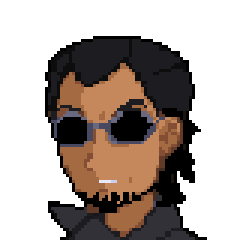
#> input picture tools/npc/sword_cult/src_baradus/portraits__baradus_anger.png, 80 x 80 px, given in place of trainers__front_pics__baradus.png, which was not available (shown 3 times larger)
$ python board_baradus_v2.py
#> lines starting #> are read from the running program, lines starting #| are printed output that depends on the picture; after the words box and inside, x2 and y2 are one past the last pixel; in counts of white or black regions, pixels touching at a corner belong together
### tools/npc/sword_cult/baradus.py
"""Baradus in Sword Cult colours: icy sky-blue glasses (user 2026-11-25).

DECIDED (user 2026-11-25): option A, the glass ice blue, frames as they are; NO trim on his clothes ("only the
glasses area ... should have the blue"). The trim rules below are kept but no longer applied.

One set of rules for every asset, so they agree:
  * glasses: option A tints the lenses ice (frames as they are); option B makes the frames ice (lenses dark)
  * collar and cuffs: coat pixels touching neck or hand skin become ice piping
  * the battle front also gets an ice hem line where the coat ends
Each palette frees three slots for the ice by merging near-duplicate blacks (differences of a few levels).

Mock only: writes out/baradus_*_{A,B}.png and /tmp/cult/baradus_mock.png. Nothing in codebase/ is touched.
"""
import os

import numpy as np
from PIL import Image, ImageDraw

from sword_cult import ICE, HERE, OUT

CB = os.path.abspath(os.path.join(HERE, '..', '..', '..', 'codebase'))
ASSETS = {
    'front': 'graphics/trainers/front_pics/baradus.png',
    'ow': 'graphics/object_events/pics/people/baradus.png',
    'positive': 'graphics/portraits/baradus_positive.png',
    'anger': 'graphics/portraits/baradus_anger.png',
    'negative': 'graphics/portraits/baradus_negative.png',
}
ICE3 = ICE[:3]          # light, mid, shade


ORIG = os.path.join(HERE, 'src_baradus')      # the originals (git HEAD before the install, 2026-11-25)


def load(rel):
    """Always the original art, never the installed result (so a re-run cannot apply twice)."""
    im = Image.open(os.path.join(ORIG, rel.replace('graphics/', '').replace('/', '__')))
    assert im.mode == 'P'
    pal = im.getpalette()[:48]
    pal += [0] * (48 - len(pal))
    return np.array(im), [tuple(pal[k:k + 3]) for k in range(0, 48, 3)]


def free_slots(idx, pal, n, keep):
    """Merge the closest pairs of colours (by count-weighted distance) until n indices are unused."""
    idx = idx.copy()
    pal = list(pal)
    counts = lambda: {k: int((idx == k).sum()) for k in range(16)}
    merges = []
    while True:
        c = counts()
        free = [k for k in range(1, 16) if c[k] == 0]
        if len(free) >= n:
            return idx, pal, free[:n], merges
        best = None
        for a in range(1, 16):
            if c[a] == 0 or a in keep:
                continue
            for b in range(1, 16):
                if b == a or c[b] == 0:
                    continue
                d = sum((x - y) ** 2 for x, y in zip(pal[a], pal[b])) ** 0.5
                cost = d * c[a] ** 0.5
                if best is None or cost < best[0]:
                    best = (cost, a, b, d)
        _, a, b, d = best
        idx[idx == a] = b
        merges.append((a, pal[a], b, pal[b], round(d, 1)))


# [7 lines left out: function neighbours, not called in this run]


def lens_shade(pts):
    """Glass, per lens: a thin diagonal highlight (light), the upper half mid, the lower half shade."""
    xs = [p[0] for p in pts]
    ys = [p[1] for p in pts]
    x0, y0, y1 = min(xs), min(ys), max(ys)
    h = y1 - y0 + 1
    out = {}
    for x, y in pts:
        d = (x - x0) + (y - y0)
        if len(pts) == 1:
            out[(x, y)] = 1
        elif h >= 4 and d in (2, 3) or h < 4 and d == 0:
            out[(x, y)] = 0
        elif (y - y0) < h / 2:
            out[(x, y)] = 1
        else:
            out[(x, y)] = 2
    return out


def split_lenses(pts):
    """Two lenses: split the lens pixels at the widest empty column gap."""
    xs = sorted(set(p[0] for p in pts))
    gaps = [(xs[k + 1] - xs[k], xs[k]) for k in range(len(xs) - 1)]
    if not gaps:
        return [pts]
    g, at = max(gaps)
    if g < 2:
        return [pts]
    return [[p for p in pts if p[0] <= at], [p for p in pts if p[0] > at]]


# ---- per-asset geometry (read from the index dumps, 2026-11-25) ----

def glasses_front(idx):
    """64x64 front, from the user's paint (2026-11-25, fitted at 1.83x): the glasses band is rows 8-9 (row 7 is
    his brows, row 10 skin); the glass is the left lens x 26-27 and the right lens x 30-32 (his head is turned,
    so the far lens is narrower); the bridge (28-29, 8) stays dark. Returns (glass, frame)."""
    glass = [(x, y) for y in (8, 9) for x in (26, 27, 30, 31, 32)]
    frame = [(25, 8), (28, 8), (29, 8), (33, 8)]
    return glass, frame


OW_FACING = {0: 'S', 3: 'S', 4: 'S', 2: 'W', 7: 'W', 8: 'W'}


def glasses_ow(idx):
    """Overworld, from the user's paint of the south frame (2026-11-25, matched pixel for pixel): two 3x2 lenses
    at x 4-6 and 8-10 on the glasses' two rows (the old 1-px glass, its frame pixels and the outer grey), the
    bridge x 7 left dark. The west frames show one lens, 2x2 at x 4-5. The glasses' top row is the row holding
    the black F (15). Returns (glass, frame)."""
    glass, frame = [], []
    for f, facing in OW_FACING.items():
        sub = idx[:, f * 16:(f + 1) * 16]
        top = [y for y in range(16, 25) if (sub[y, 2:14] == 15).any()][0]
        xs = (4, 5, 6, 8, 9, 10) if facing == 'S' else (4, 5)
        for y in (top, top + 1):
            for x in xs:
                glass.append((f * 16 + x, y))
    return glass, frame


PORTRAIT_FRAME = ((104, 104, 128), (72, 72, 97))


# [46 lines left out: functions glasses_portrait, trim_mask, shade_trim, not called in this run]


def apply(rel, option):
    idx, pal = load(rel)
    name = [k for k, v in ASSETS.items() if v == rel][0]
    black_like = lambda c: max(c) < 60 and max(c) - min(c) < 10
    coat = [k for k in range(1, 16) if black_like(pal[k]) and pal[k] != (0, 0, 0)]
    if name == 'front':
        lens, frame = glasses_front(idx)
        skin, top = [1, 14], 12
    elif name == 'ow':
        lens, frame = glasses_ow(idx)
        skin, top = [1, 2], 22
    else:
        lens, frame = glasses_portrait(idx, pal)
        skin, top = [k for k in range(16) if pal[k][0] > 90 and pal[k][0] - pal[k][2] > 40], 64
    paint = {}
    if option == 'A':
        if name == 'ow':
            for f in range(9):
                fl = [p for p in lens if f * 16 <= p[0] < f * 16 + 16]
                for one in split_lenses(fl):
                    if one:
                        paint.update(lens_shade(one))
        else:
            for one in split_lenses(lens):
                paint.update(lens_shade(one))
    else:
        lit = {p: sum(pal[idx[p[1], p[0]]]) for p in frame}
        cut = (max(lit.values()) + min(lit.values())) / 2 if lit else 0
        for p in frame:                                      # keep the frame's own two-tone shading
            paint[p] = 1 if lit[p] > cut or len(set(lit.values())) == 1 else 2
    keep = set(int(idx[y, x]) for (x, y) in lens + frame)   # don't merge away what the glasses use
    idx2, pal2, slots, merges = free_slots(idx, pal, 3, keep=set())
    for k, c in zip(slots, ICE3):
        pal2[k] = c
    for (x, y), t in paint.items():
        idx2[y, x] = slots[t]
    return idx2, pal2, merges


# [5 lines left out: function to_image, not called in this run]


def rgba(idx, pal, bg=(110, 110, 125)):
    a = np.zeros(idx.shape + (4,), np.uint8)
    for k in range(16):
        m = idx == k
        a[m, :3] = pal[k] if k else bg
    a[..., 3] = 255
    return Image.fromarray(a)


# [36 lines that do not run on import are left out]

### tools/npc/sword_cult/board_baradus_v2.py
"""Baradus v2: glasses ice blue (option A), no trim; every asset, now vs new, full and close up."""
import os
from PIL import Image, ImageDraw
import baradus as B
from sword_cult import HERE

REPO = os.path.abspath(os.path.join(HERE, '..', '..', '..'))
BG = (110, 110, 125)
items = []
for name, s, crop, cs in (('front', 4, (22, 4, 38, 14), 16), ('ow', 4, (0, 16, 144, 24), 8),
                          ('positive', 3, (14, 34, 54, 50), 9), ('anger', 3, (14, 34, 54, 50), 9),
                          ('negative', 3, (14, 34, 54, 50), 9)):
    idx, pal = B.load(B.ASSETS[name])
#> in load, im is the input picture: PIL image 80x80 P; mean R, G, B, A 175, 27.4, 158.9, 117.6
#> in load, `pal = im.getpalette()[:48]`: pal = 48 values, max 255 at index 0, min 0 at index 1, mean 88.08
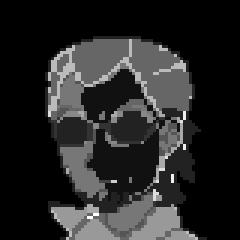
#> idx: shape (80, 80) (shown 3 times larger); min 0, max 15, mean 2.25; drawn with min black and max white
#> pal = [(255, 0, 255), (196, 136, 92), (0, 0, 0), (72, 72, 97), (232, 232, 248), (131, 78, 51), (29, 29, 33), (164, 106, 66), (104, 104, 128), (49, 49, 55), (98, 59, 40), (13, 13, 14), (204, 204, 235), (66, 45, 33), (29, 21, 16), (24, 24, 27)]
    i2, p2, _ = B.apply(B.ASSETS[name], 'A')
#> in apply, `coat = [k for k in range(1, 16) if black_like(pal[k]) and pal[k] != (0..`: coat = [6, 9, 11, 15]
#> in apply, `lens, frame = glasses_front(idx)`: lens = [(26, 8), (27, 8), (30, 8), (31, 8), (32, 8), (26, 9), (27, 9), (30, 9), (31, 9), (32, 9)]; frame = [(25, 8), (28, 8), (29, 8), (33, 8)]
#> in split_lenses, `xs = sorted(set(p[0] for p in pts))`: xs = [26, 27, 30, 31, 32]
#> in split_lenses, `gaps = [(xs[k + 1] - xs[k], xs[k]) for k in range(len(xs) - 1)]`: gaps = [(1, 26), (3, 27), (1, 30), (1, 31)]
#> in split_lenses, `g, at = max(gaps)`: g = 3; at = 27
#> the loop in apply, `for one in split_lenses(lens):` made 2 passes
#> (one, xs in lens_shade, ys in lens_shade, x0 in lens_shade, y0 in lens_shade, y1 in lens_shade, h in lens_shade) on passes 1 to 2: ([(26, 8), (27, 8), (26, 9), (27, 9)], [26, 27, 26, 27], [8, 8, 9, 9], 26, 8, 9, 2), ([(30, 8), (31, 8), (32, 8), (30, 9), (31, 9), (32, 9)], [30, 31, 32, 30, 31, 32], [8, 8, 8, 9, 9, 9], 30, 8, 9, 2)
#> after the loop in apply, `for one in split_lenses(lens):`: paint = 10 items
#> in apply, `keep = set(int(idx[y, x]) for (x, y) in lens + frame)   # don't merge ..`: keep = 1 item
#> after the loop in free_slots, `while True:`: idx: shape (80, 80); 0.22% of pixels changed, all inside (x1, y1, x2, y2) = (29, 37, 62, 73)
#> after the loop in free_slots, `while True:`: merges = [(15, (24, 24, 27), 6, (29, 29, 33), 9.3), (14, (29, 21, 16), 11, (13, 13, 14), 18), (12, (204, 204, 235), 4, (232, 232, 248), 41.7)]
#> in apply, `idx2, pal2, slots, merges = free_slots(idx, pal, 3, keep=set())`: pal2 has the same summary as pal outside apply; slots = [12, 14, 15]
#> the loop in apply, `for k, c in zip(slots, ICE3):` made 3 passes
#> (k, c) on passes 1 to 3: (12, (216, 244, 255)), (14, (160, 216, 248)), (15, (104, 168, 224))
#> after the loop in apply, `for k, c in zip(slots, ICE3):`: pal2 = [(255, 0, 255), (196, 136, 92), (0, 0, 0), (72, 72, 97), (232, 232, 248), (131, 78, 51), (29, 29, 33), (164, 106, 66), (104, 104, 128), (49, 49, 55), (98, 59, 40), (13, 13, 14), (216, 244, 255), (66, 45, 33), (160, 216, 248), (104, 168, 224)]
#> the loop in apply, `for (x, y), t in paint.items():` made 10 passes
#> (x, y, t) on passes 1 to 10: (26, 8, 0), (27, 8, 1), (26, 9, 2), (27, 9, 2), (30, 8, 0), (31, 8, 1), (32, 8, 1), (30, 9, 2), (31, 9, 2), (32, 9, 2)
#> after the loop in apply, `for (x, y), t in paint.items():`:
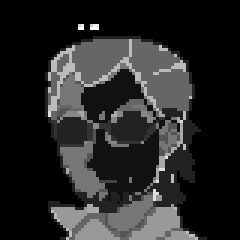
#> idx2: shape (80, 80) (shown 3 times larger); min 0, max 15, mean 2.26; drawn with min black and max white
#> p2 has the same summary as pal2 in apply
    row = []
    for lab, im in (('now', B.rgba(idx, pal, BG)), ('new', B.rgba(i2, p2, BG))):
        row.append((im.resize((im.width * s, im.height * s), Image.NEAREST), f'{name} {lab}'))
#> this loop made 2 passes
#> lab on passes 1 to 2: 'now', 'new'
#> after the loop, row = 2 items
    for lab, im in (('now', B.rgba(idx, pal, BG)), ('new', B.rgba(i2, p2, BG))):
        z = im.crop(crop)
        row.append((z.resize((z.width * cs, z.height * cs), Image.NEAREST), f'{name} {lab}, close'))
#> after the loop, row = 4 items
    items.append(row)
#> pass 2 of the loop `for name, s, crop, cs in (('front', 4, (22, 4, 38, 14), 16), ('ow', 4,..`:
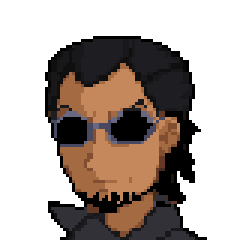
#> input picture tools/npc/sword_cult/src_baradus/portraits__baradus_negative.png, 80 x 80 px, given in place of object_events__pics__people__baradus.png, which was not available (shown 3 times larger)
#> in load, im is the input picture: PIL image 80x80 P; mean R, G, B, A 175.1, 27.3, 158.6, 117.6
#> in load (call 3), `pal = im.getpalette()[:48]`: pal = 48 values, max 255 at index 0, min 0 at index 1, mean 64.5
#> `idx, pal = B.load(B.ASSETS[name])`:
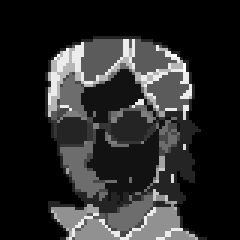
#> idx: shape (80, 80) (shown 3 times larger); min 0, max 14, mean 2.26; drawn with min black and max white
#> `idx, pal = B.load(B.ASSETS[name])`: pal = [(255, 0, 255), (196, 136, 92), (0, 0, 0), (72, 72, 97), (130, 78, 50), (30, 29, 33), (164, 106, 66), (104, 104, 128), (49, 49, 55), (100, 58, 38), (15, 15, 16), (66, 45, 33), (29, 21, 16), (24, 24, 27), (8, 8, 9), (86, 61, 47)]
#> (the run stopped early here; a loop or call above may not have finished)
